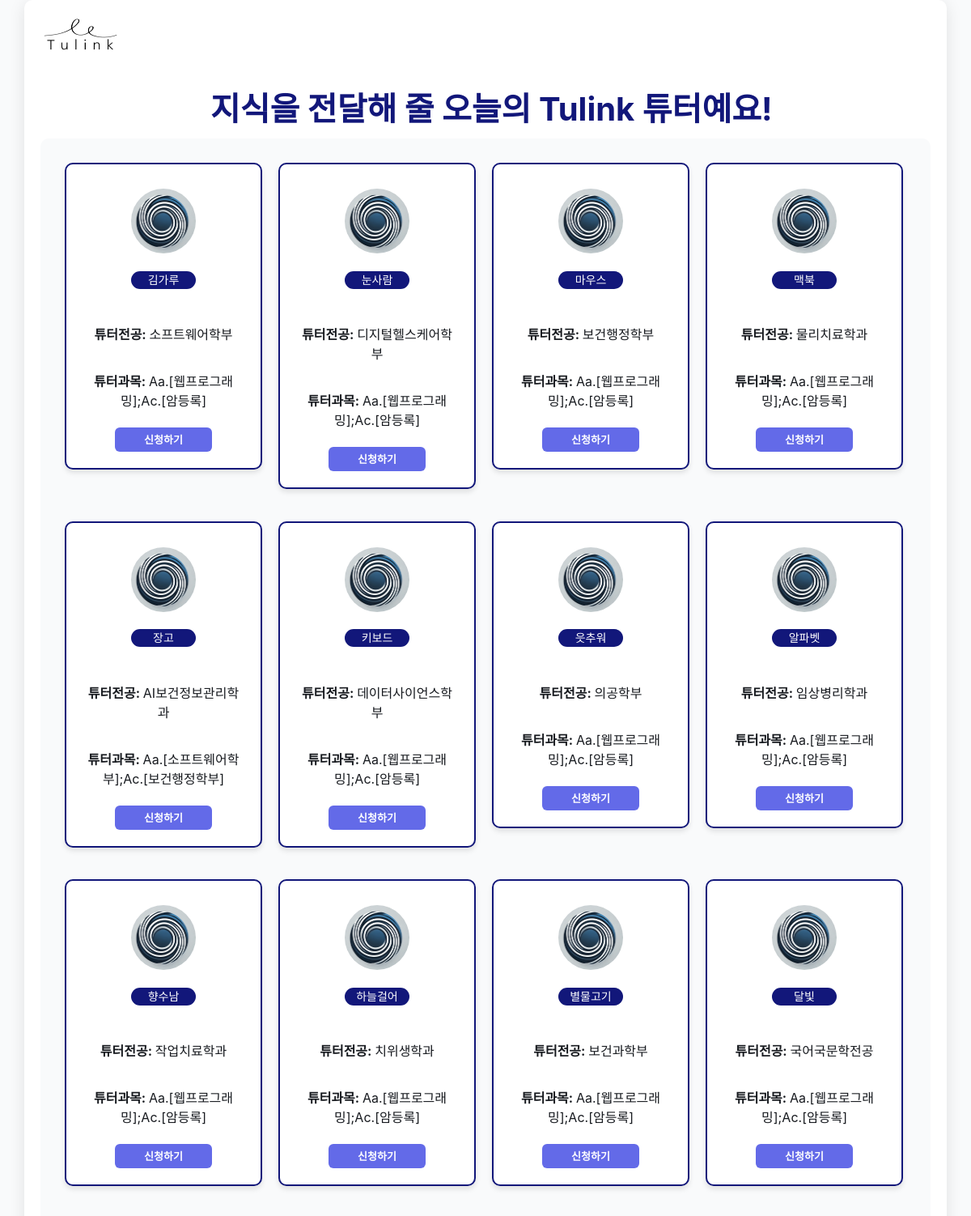
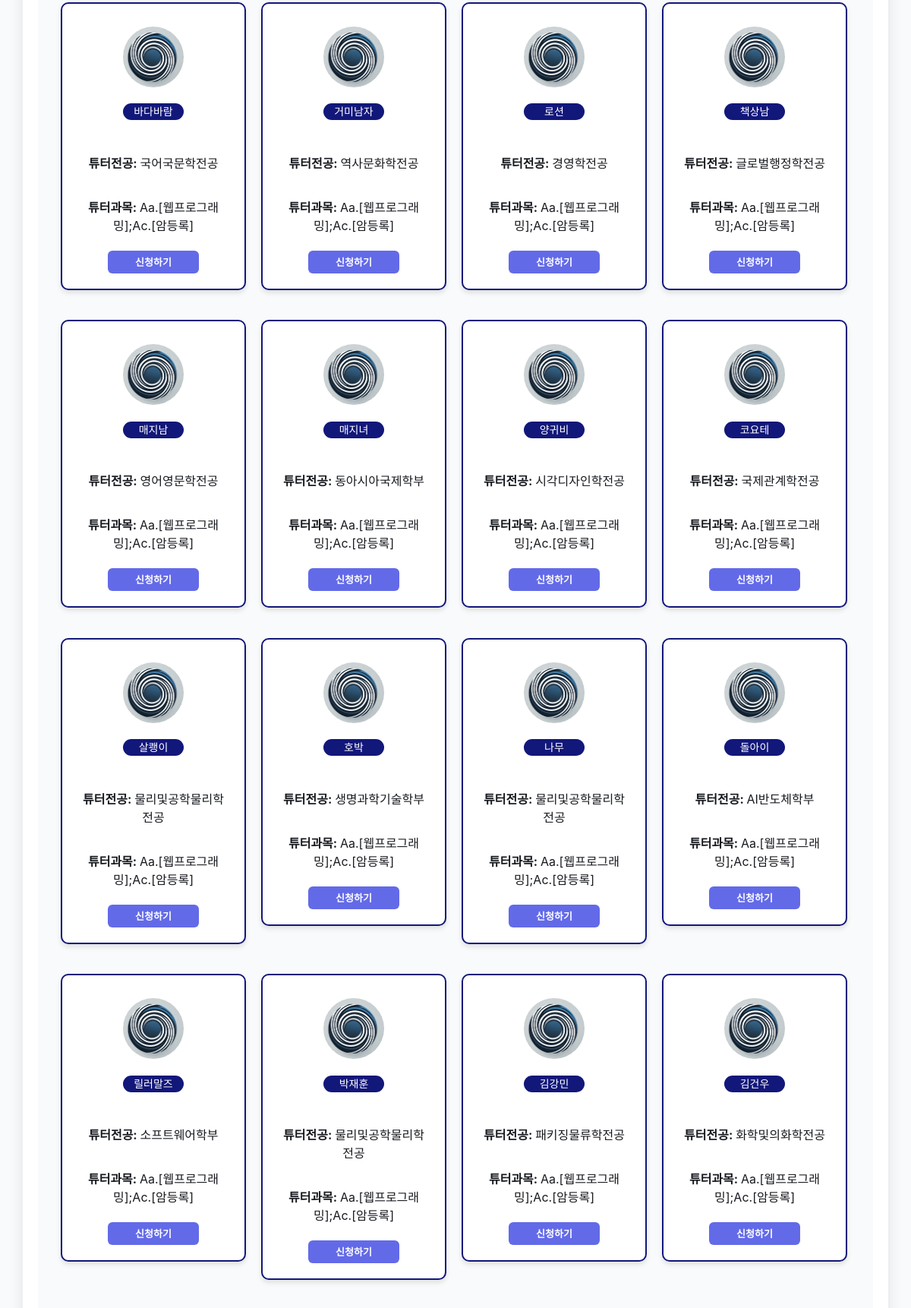
/choice_tulink/ (signed in, upper part), run on the app's committed database (2 pictures, top to bottom).
### webapp/models.py (models this page shows)
class User(models.Model):
    id = models.AutoField(primary_key=True)  # 자동 생성 ID
    name = models.CharField(max_length=100)  # 사용자 이름
    email = models.EmailField(unique=True)  # 이메일 (고유 식별자)
    password = models.CharField(max_length=100)  # 비밀번호
    my_current_major = models.CharField(max_length=100)  # 현재 소속 전공
    my_tutoring_major = models.CharField(max_length=100)  # 튜터링할 전공
    my_tutoring_sub_major = models.CharField(max_length=100, null=True, blank=True)  # 튜터링할 세부 전공
    my_available_days = models.TextField()  # 가능 요일
    my_available_times = models.TextField()  # 가능 시간대
    def __str__(self):
        return f"{self.email} - {self.name} - {self.my_tutoring_major} - {self.my_tutoring_sub_major} - {self.my_available_times}"

### webapp/views.py (the view)
# urls.py: path('choice_tulink/', views.choice_tulink, name='choice_tulink'),
def choice_tulink(request):
    user_id = request.session.get('user_id')  # 세션에서 사용자 ID 가져오기
    if not user_id:  # 로그인하지 않은 경우 로그인 페이지로 리디렉션
        return redirect('webapp:login_view')
    user = User.objects.get(id=user_id)  # 로그인한 사용자 객체 가져오기
    try:
        latest_record = DoTulink.objects.get(user=user)  # 로그인한 사용자의 Dotulink 데이터 가져오기
        print("현재 로그인한 사용자의 Dotulink 데이터:", latest_record)  # 디버깅용
    except DoTulink.DoesNotExist:
        print("현재 로그인한 사용자의 Dotulink 데이터가 없습니다.")  # 디버깅용
        return render(request, 'webapp/choice_tulink.html', {'users': [], 'latest_record': None, 'matching_users': []})
    major_parts = latest_record.major.split(';') if latest_record.major else []  # Major 필드를 세미콜론으로 분리
    sub_major_parts = latest_record.sub_major.split(';') if latest_record.sub_major else []  # Sub Major 필드를 세미콜론으로 분리
    time_parts = latest_record.available_times.split(';') if latest_record.available_times else []  # Available Times 필드를 세미콜론으로 분리
    print("전공 스플릿 잘 됐는지 Parts:", major_parts)  # Major 데이터 확인
    print("세부전공 스플릿 잘 됐는지:", sub_major_parts)  # Sub Major 데이터 확인
    print("시간대 스플릿 잘 됐는지:", time_parts)  # Available Times 데이터 확인
    matching_users = User.objects.filter(
        Q(my_tutoring_major__icontains=latest_record.major) |  # User의 my_tutoring_major 필드에서 Major가 포함된 사용자 필터링
        Q(my_tutoring_sub_major__icontains=latest_record.sub_major)  # User의 my_tutoring_sub_major 필드에서 Sub Major가 포함된 사용자 필터링
    ).exclude(id=user.id).distinct()  # 로그인한 사용자 제외
    print("전공과 세부전공 매칭된 유저 리스트:")
    for user in matching_users:
        print(
            f"ID: {user.id}, Name: {user.name}, Email: {user.email}, Major: {user.my_tutoring_major}, Sub Major: {user.my_tutoring_sub_major}")
    dotulink_times = []
    for time_part in time_parts:
        try:
            dotulink_day, dotulink_hour = time_part.split(',')
            dotulink_times.append((dotulink_day.strip(), dotulink_hour.strip()))
        except ValueError:
            print(f"유효하지 않은 Dotulink 시간 데이터: {time_part}")
    date_filtered_users = []  # 날짜로 필터링된 사용자 리스트
    for user in matching_users:  # 전공으로 필터링된 사용자들
        user_day_time_map = {}  # 사용자 시간 데이터를 요일 기준으로 정리
        print(f"현재 확인 중인 유저: {user.name}, 시간대: {user.my_available_times}")  # 현재 유저 정보 출력
        for user_time_line in user.my_available_times.splitlines():  # 줄 단위로 분리
            try:
                user_day, user_hours = user_time_line.split(',')  # 요일과 시간대를 분리
                user_day = user_day.strip()  # 요일 앞뒤 공백 제거
                user_hours = [hour.strip() for hour in user_hours.split(';')]  # 시간을 세미콜론으로 나눔
                user_day_time_map[user_day] = user_hours  # 요일별 시간대 저장
            except ValueError:
                print(f"유효하지 않은 사용자 시간 데이터: {user_time_line}")  # 형식 오류 데이터 출력
                continue
        print(f"유저 요일+시간 데이터: {user_day_time_map}")  # 사용자 요일+시간 데이터 출력
        for dotulink_day, _ in dotulink_times:
            print(f"Dotulink 요일: {dotulink_day}, 유저 요일 데이터: {user_day_time_map.keys()}")  # 비교 대상 출력
            if dotulink_day in user_day_time_map:  # 사용자 요일이 Dotulink 요일과 겹치는지 확인
                print(f"매칭된 유저: {user.name}, 매칭 요일: {dotulink_day}")  # 매칭된 유저 정보 출력
                date_filtered_users.append(user)
                break  # 매칭된 사용자는 중복 추가 방지
    print("날짜로 필터링된 사용자:")
    for user in date_filtered_users:
        print(f"{user.name} - {user.my_available_times}")  # 필터링 결과 출력
    final_users = []  # 최종 매칭된 사용자 리스트
    for user in date_filtered_users:  # 날짜 필터링을 통과한 사용자들
        user_times = []  # 사용자 시간 데이터 (요일,시간)
        print(f"현재 확인 중인 유저: {user.name}, 시간대: {user.my_available_times}")  # 유저 시간대 출력
        for user_time_line in user.my_available_times.splitlines():  # 줄 단위로 분리
            try:
                user_day, user_hours = user_time_line.split(',')  # 요일과 시간대 분리
                user_day = user_day.strip()  # 요일 앞뒤 공백 제거
                user_hours = [hour.strip() for hour in user_hours.split(';')]  # 시간대를 세미콜론으로 분리
                for hour in user_hours:
                    user_times.append((user_day, hour))  # (요일, 시간) 형태로 저장
            except ValueError:
                print(f"유효하지 않은 사용자 시간 데이터: {user_time_line}")  # 형식 오류 메시지 출력
                continue
        print(f"{user.name}의 유효한 시간 데이터: {user_times}")  # 유저의 유효한 시간 데이터 출력
        for dotulink_day, dotulink_hour in dotulink_times:  # Dotulink 요청된 요일, 시간 확인
            for user_day, user_hour in user_times:
                if dotulink_day == user_day:  # 요일이 동일한 경우
                    if user_hour in dotulink_hour or dotulink_hour in user_hour:
                        if user not in final_users:  # 중복 방지
                            final_users.append(user)  # 매칭된 사용자 추가
                        break  # 매칭된 경우 반복 종료
    print("최종 매칭된 사용자:")
    for user in final_users:
        print(f"{user.name} - {user.my_available_times}")
    print("매칭된 유저들:")  # 매칭 결과 출력
    for user in final_users:
        print(user)  # 매칭된 사용자 정보를 출력 (디버깅용)
    context = {
        'users': User.objects.all(),  # 전체 사용자 정보 (필요하다면 필터링 가능)
        'latest_record': latest_record,  # 현재 로그인한 사용자의 Dotulink 데이터
        'matching_users': final_users,  # 매칭된 사용자 리스트
    }
    return render(request, 'webapp/choice_tulink.html', context)  # choice_tulink.html 템플릿 렌더링

### webapp/models.py (called while the page is built)
    def __str__(self):
        return f"{self.user.name}  - {self.major} - {self.sub_major} - {self.available_times}"

### config/templates/webapp/choice_tulink.html (shortened to what this page needs)
<!DOCTYPE html>
<html lang="en">
<head>
    {% load static %}
</head>
<body>
    <div class="container">
        <header class="header">
            <div class="header-logo">
                <a href="{% url 'webapp:after_login' %}">
                    <img src="{% static 'Tulink 로고test.png' %}" alt="튜링크 로고">
                </a>
            </div>
        </header>
        <div class="title">지식을 전달해 줄 오늘의 Tulink 튜터예요!</div>
        <div class = "box-container">
                {% for user in matching_users %}
                <div class="card">
                    <img src = "{% static 'user_img1.png' %}" alt="user 이미지">
                    <h2>{{ user.name }}</h2>
                    <p><div class="card-subtitle"><strong>튜터전공: </strong>{{ user.my_current_major }}</div></p>
                    <p><div class="card-subtitle"><strong>튜터과목: </strong>{{ user.my_tutoring_sub_major }}</div></p>
                    <a href="{% url 'webapp:reserve_tutor' user.id %}" class="apply-button">신청하기</a>
                </div>
                {% endfor %}
        </div>
    </div>
</body>
</html>

### config/templates/webapp/choice_tulink.html (style rules this page uses)
body { margin: 0; padding: 0; font-family: 'Inter', sans-serif; background-color: #F9FAFB; color: #171A1F; }
.container { max-width: 1100px; margin: 0 auto; padding: 0 20px; text-align: center; position: relative; min-height: 100vh; display: flex; flex-direction: column; justify-content: space-between; background-color: #FFFFFF; box-shadow: 0px 4px 20px rgba(0, 0, 0, 0.1); border-radius: 10px; }
.header { display: flex; align-items: center; padding: 20px 0; }
.header-logo img { width: 100px; height: auto; }
.title { display: flex; font-size: 40px; font-weight: bold; color: #12177A; padding: 10px; margin-left: 200px; }
.box-container { display: flex; flex-wrap: wrap; justify-content: flex-start; align-items: flex-start; gap: 20px; max-height: 100vh; height: 100vh; padding: 30px; border-radius: 10px; background-color: #F9FAFB; box-shadow: #636AE8FF; overflow-y: auto; }
.card { display: flex; justify-content: center; flex-direction: column; align-items: center; width: 30%; max-width: 200px; max-height: 100%; padding: 20px; background-color: #FFFFFF; border: 2px solid #12177A; border-radius: 10px; text-align: center; box-shadow: 0 4px 6px rgba(0, 0, 0, 0.1); transition: transform 0.3s ease, box-shadow 0.3s ease; }
.card h2 { width: 30%; padding: 0 10px; display: flex; align-items: center; justify-content: center; font-family: Inter; font-size: 14px; line-height: 22px; font-weight: 400; color: #FFFFFFFF; background: #12177AFF; opacity: 1; border: none; border-radius: 13px; text-align: center; }
.card-subtitle { margin-bottom: -30px; }
.card img { display: block; margin: 0 auto; height: 80px; width: 80px; border-radius: 50%; background-color: #FFFFFF; padding: 10px; }
.apply-button { margin-top: 20px; width: 80px; height: 30px; padding: 0 20px; display: flex; align-items: center; justify-content: center; font-family: Inter, sans-serif; font-size: 13px; line-height: 36px; font-weight: bold; color: #FFFFFFFF; background: #636AE8FF; border: none; border-radius: 6px; cursor: pointer; text-decoration: none; }

### data on the page
User: name "김가루", my_current_major "소프트웨어학부", my_tutoring_sub_major "Aa.[웹프로그래밍];Ac.[암등록]"
User: name "눈사람", my_current_major "디지털헬스케어학부", my_tutoring_sub_major "Aa.[웹프로그래밍];Ac.[암등록]"
User: name "마우스", my_current_major "보건행정학부", my_tutoring_sub_major "Aa.[웹프로그래밍];Ac.[암등록]"
User: name "맥북", my_current_major "물리치료학과", my_tutoring_sub_major "Aa.[웹프로그래밍];Ac.[암등록]"
User: name "장고", my_current_major "AI보건정보관리학과", my_tutoring_sub_major "Aa.[소프트웨어학부];Ac.[보건행정학부]"
User: name "키보드", my_current_major "데이터사이언스학부", my_tutoring_sub_major "Aa.[웹프로그래밍];Ac.[암등록]"
User: name "읏추워", my_current_major "의공학부", my_tutoring_sub_major "Aa.[웹프로그래밍];Ac.[암등록]"
User: name "알파벳", my_current_major "임상병리학과", my_tutoring_sub_major "Aa.[웹프로그래밍];Ac.[암등록]"
User: name "향수남", my_current_major "작업치료학과", my_tutoring_sub_major "Aa.[웹프로그래밍];Ac.[암등록]"
User: name "하늘걸어", my_current_major "치위생학과", my_tutoring_sub_major "Aa.[웹프로그래밍];Ac.[암등록]"
User: name "별물고기", my_current_major "보건과학부", my_tutoring_sub_major "Aa.[웹프로그래밍];Ac.[암등록]"
User: name "달빛", my_current_major "국어국문학전공", my_tutoring_sub_major "Aa.[웹프로그래밍];Ac.[암등록]"
User: name "바다바람", my_current_major "국어국문학전공", my_tutoring_sub_major "Aa.[웹프로그래밍];Ac.[암등록]"
User: name "거미남자", my_current_major "역사문화학전공", my_tutoring_sub_major "Aa.[웹프로그래밍];Ac.[암등록]"
User: name "로션", my_current_major "경영학전공", my_tutoring_sub_major "Aa.[웹프로그래밍];Ac.[암등록]"
User: name "책상남", my_current_major "글로벌행정학전공", my_tutoring_sub_major "Aa.[웹프로그래밍];Ac.[암등록]"
User: name "매지남", my_current_major "영어영문학전공", my_tutoring_sub_major "Aa.[웹프로그래밍];Ac.[암등록]"
User: name "매지녀", my_current_major "동아시아국제학부", my_tutoring_sub_major "Aa.[웹프로그래밍];Ac.[암등록]"
User: name "양귀비", my_current_major "시각디자인학전공", my_tutoring_sub_major "Aa.[웹프로그래밍];Ac.[암등록]"
User: name "코요테", my_current_major "국제관계학전공", my_tutoring_sub_major "Aa.[웹프로그래밍];Ac.[암등록]"
User: name "살쾡이", my_current_major "물리및공학물리학전공", my_tutoring_sub_major "Aa.[웹프로그래밍];Ac.[암등록]"
User: name "호박", my_current_major "생명과학기술학부", my_tutoring_sub_major "Aa.[웹프로그래밍];Ac.[암등록]"
User: name "나무", my_current_major "물리및공학물리학전공", my_tutoring_sub_major "Aa.[웹프로그래밍];Ac.[암등록]"
User: name "돌아이", my_current_major "AI반도체학부", my_tutoring_sub_major "Aa.[웹프로그래밍];Ac.[암등록]"
User: name "릴러말즈", my_current_major "소프트웨어학부", my_tutoring_sub_major "Aa.[웹프로그래밍];Ac.[암등록]"
User: name "박재훈", my_current_major "물리및공학물리학전공", my_tutoring_sub_major "Aa.[웹프로그래밍];Ac.[암등록]"
User: name "김강민", my_current_major "패키징물류학전공", my_tutoring_sub_major "Aa.[웹프로그래밍];Ac.[암등록]"
User: name "김건우", my_current_major "화학및의화학전공", my_tutoring_sub_major "Aa.[웹프로그래밍];Ac.[암등록]"
